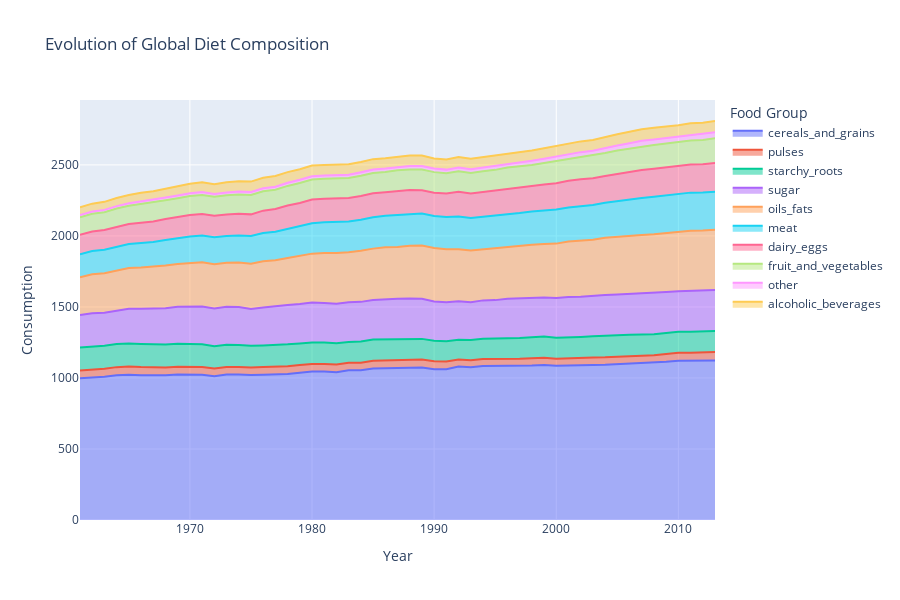

Source (notebook cell):
### Code cell
# Stacked area chart for global diet composition
fig = px.area(global_melted, x='Year_Int', y='Consumption', color='Food Group',
              title='Evolution of Global Diet Composition',
              labels={'Year_Int': 'Year', 'Consumption': 'Consumption'})
fig.update_layout(height=600)
fig.show()
